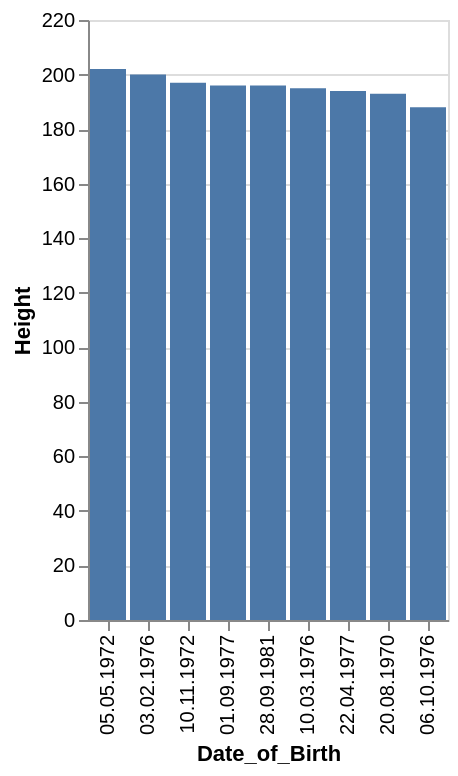

The specification (Vega-Lite) saved for this image:
### Vega-Lite specification from a JSON file in a GitHub repository (floating-point values rounded to 4 significant figures)
{"data": {"values": [{"x_data": "06.10.1976", "y_data": 188}, {"x_data": "10.11.1972", "y_data": 197}, {"x_data": "03.02.1976", "y_data": 200}, {"x_data": "05.05.1972", "y_data": 202}, {"x_data": "10.03.1976", "y_data": 195}, {"x_data": "01.09.1977", "y_data": 196}, {"x_data": "20.08.1970", "y_data": 193}, {"x_data": "22.04.1977", "y_data": 194}, {"x_data": "28.09.1981", "y_data": 196}]}, "mark": "bar", "encoding": {"x": {"field": "x_data", "type": "nominal", "title": "Date_of_Birth", "sort": {"op": "sum", "field": "y_data", "order": "descending"}}, "y": {"field": "y_data", "type": "quantitative", "title": "Height"}}}
